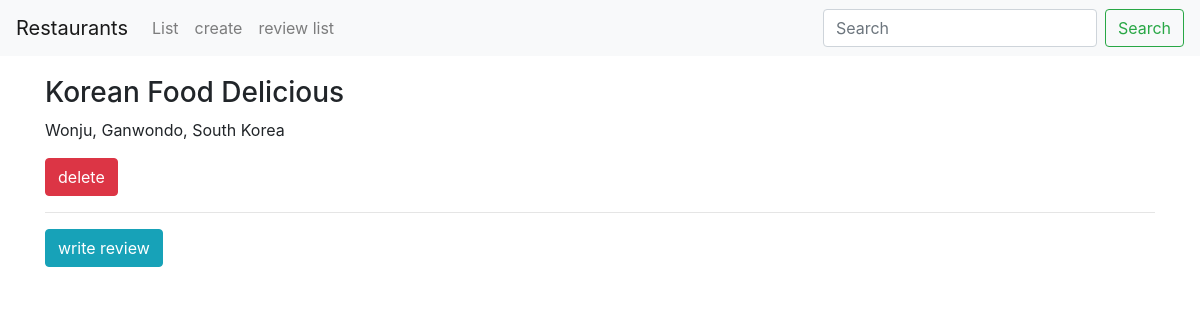
The page /third/restaurant/2/ on the database as committed earlier.
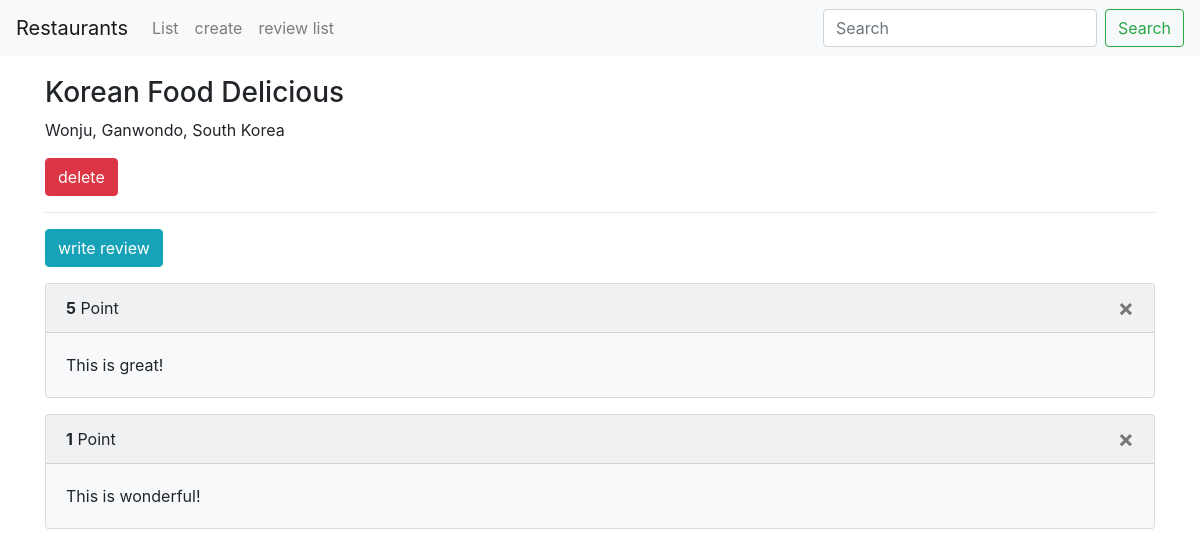
The same page on the database as committed later.
### third/models.py (models this page shows)
class Review(models.Model):
    point = models.IntegerField()
    comment = models.CharField(max_length=500)
    restaurant = models.ForeignKey(Restaurant, on_delete=models.CASCADE)
    created_at = models.DateTimeField(auto_now_add=True)
    updated_at = models.DateTimeField(auto_now =True)

### third/views.py (the view)
# urls.py: path('restaurant/<int:restaurant_id>/', views.detail, name='restaurant-detail'),
def detail(request, restaurant_id):
    if restaurant_id is not None:
        item = get_object_or_404(Restaurant, pk=restaurant_id)
        reviews = Review.objects.filter(restaurant=item).all()
        return render(request, 'third/detail.html',{'item':item, 'reviews':reviews})
    return HttpResponseRedirect('/third/list/')

### third/templates/third/detail.html
{%  extends 'third/base.html' %}
{% load static %}
{% block content %}
<div class="container">
<div class="row">
<div class="col-sm-12" style="margin-top:20px">
    <h3>{{ item.name }} </h3>
    <p>
        {{ item.address }}
    </p>
    <p>
        <a href="{% url 'restaurant-delete' restaurant_id=item.id %}">
            <button class="btn btn-danger">delete</button>
        </a>
    </p>
    <hr/>
    <p>
        <a href="{% url 'review-create' restaurant_id=item.id %}">
            <button class="btn btn-info">write review</button>
        </a>
    </p>
    {% for review in reviews %}
        <div class="card bg-light mb-3">
            <div class="card-header"><b>{{  review.point }}</b> Point
            <a href="{% url 'review-delete' restaurant_id=item.id review_id=review.id %}">
                <button type="button" class="close" aria-label="Close">
                    <span aria-hidden="true">&times;</span>
                </button>
            </a>
            </div>
            <div class="card-body">
                <p class="card-text">{{ review.comment }}</p>
            </div>
        </div>
    {% endfor %}
</div>
</div>
</div>
{% endblock %}

Rows that differ between the two databases and show on the page:
added Review: point "5", comment "This is great!"
added Review: point "1", comment "This is wonderful!"
